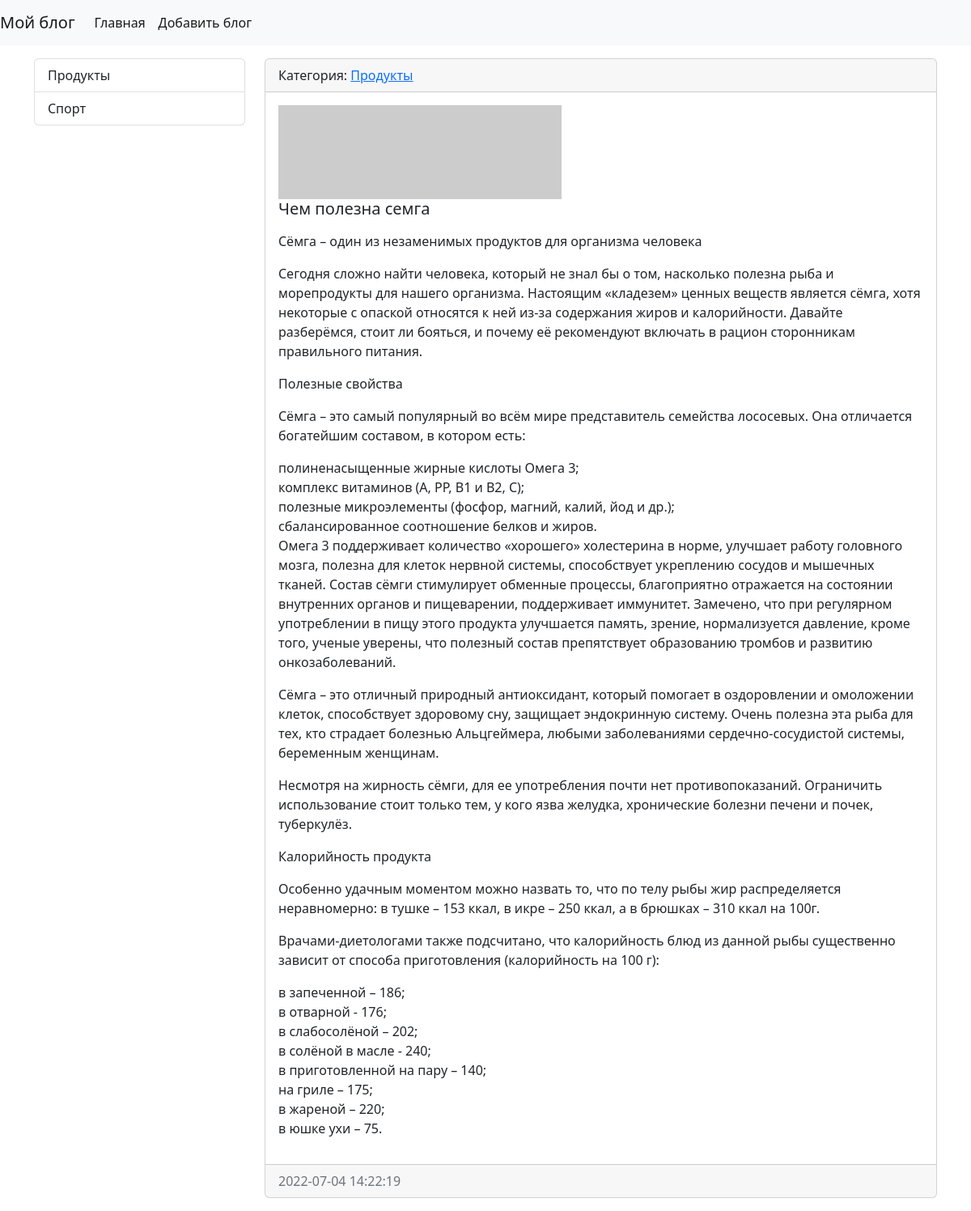
The app's page /blogs/10/ with its own data.
### cool/models.py (models this page shows, shortened)
class Category(models.Model):
    title = models.CharField(
        max_length=100, db_index=True, verbose_name="Наименование категории"
    )
    def get_absolute_url(self):
        return reverse("category", kwargs={"category_id": self.pk})
    def __str__(self):
        return self.title
    class Meta:
        verbose_name = "Категория"
        verbose_name_plural = "Категории"
        ordering = ["title"]

class Blogs(models.Model):
    title = models.CharField(max_length=100, verbose_name="Наименование")
    content = models.TextField(blank=True, verbose_name="Контент")
    created_at = models.DateTimeField(auto_now_add=True, verbose_name="Создано")
    updated_at = models.DateTimeField(auto_now=True, verbose_name="Обновлено")
    photo = models.ImageField(
        upload_to="photos/%Y/%m/%d/", verbose_name="Фото", blank=True
    )
    is_published = models.BooleanField(default=True, verbose_name="Опубликовано")
    category = models.ForeignKey(
        "Category", on_delete=models.PROTECT, null=True, verbose_name="Категория"
    )
    class Meta:
        verbose_name = "Запись"
        verbose_name_plural = "Записи"
        ordering = ["-created_at"]

### cool/views.py (the view)
# urls.py: path("blogs/<int:pk>/", ViewBlogs.as_view(), name="view_blogs"),
class ViewBlogs(DetailView):
    model = Blogs
    context_object_name = "blogs_item"

### cool/templatetags/blogs_tags.py (called while the page is built)
@register.inclusion_tag("cool/list_categories.html")
def show_categories():
    categories = Category.objects.all()
    return {"categories": categories}

### cool/templates/cool/blogs_detail.html (shortened to what this page needs)
{% extends 'base.html' %}
{% block sidebar %}
{% include 'inc/_sidebar.html' %}
{% endblock sidebar %}
{% block content %}
<div class="card mb-3">
    <div class="card-header">
        Категория: <a href="{{ object.category.get_absolute.url }}" >{{ object.category }}</a>
    </div>
    <div class="card-body">
        <div class="media">
            {% if item.photo %}
            <img src="{{ blogs_item.photo.url }}" alt="" width="350">
            {% else %}
            <img src="https://picsum.photos/id/1060/350/235/?blur=2" alt="" width="350" class="mr-3">
            {% endif %}
            <div class="media-body">
                <h5 class="card-title">{{ blogs_item.title }}</h5>
                <p class="card-text">{{ blogs_item.content|safe|linebreaks }}</p>
            </div>
        </div>
    </div>
    <div class="card-footer text-muted">
        {{ blogs_item.created_at|date:"Y-m-d H:i:s" }}
    </div>
</div>
{% endblock content %}

### cool/templates/cool/list_categories.html
<div class="list-group">
    {% for item in categories %}
    <a href="{{ item.get_absolute_url }}" class="list-group-item list-group-item-action">{{ item.title }}</a>
    {% endfor %}
</div>

### records on screen
Category: title "Продукты"
Category: title "Спорт"
Blogs: category "Продукты", title "Чем полезна семга", content "Сёмга – один из незаменимых продуктов для организма человека Сегодня сложно найти человека, который не знал бы о том, насколько полезна рыба и морепродукты для нашего организма. Настоящим «кладезем» ценных веществ является сёмга, хотя некоторые с опаской относятся к ней из-за содержания жиров и калорийности. Давайте разберёмся, стоит ли бояться, и почему её рекомендуют включать в рацион сторонникам правильного питания. Полезные свойства Сёмга – это самый популярный во всём мире представитель семейства лососевых. Она отличается богатейшим составом, в котором есть: полиненасыщенные жирные кислоты Омега 3; комплекс витаминов (А, РР, В1 и В2, С); полезные микроэлементы (фосфор, магний, калий,…", created_at "2022-07-04 14:22:19"
